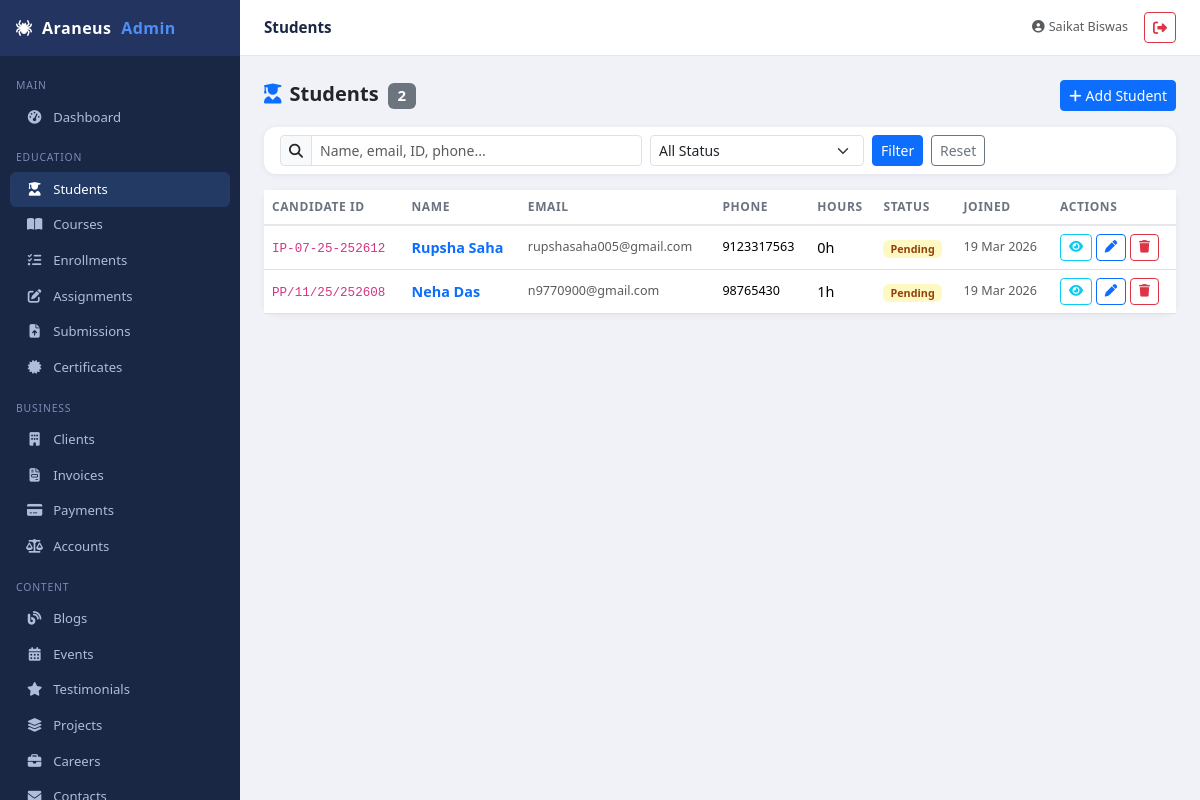
Page /admin/public/admin/students (signed in) on the committed database.
### tables this page shows
CREATE TABLE `students` (
  `id` int(11) NOT NULL,
  `candidate_id` varchar(50) NOT NULL,
  `full_name` varchar(100) NOT NULL,
  `phone` varchar(15) DEFAULT NULL,
  `email` varchar(100) NOT NULL,
  `password` varchar(255) NOT NULL,
  `father_name` varchar(100) NOT NULL,
  `time_hours` int(11) NOT NULL,
  `address` text NOT NULL,
  `highest_qualification` varchar(50) DEFAULT NULL,
  `current_organization` varchar(50) DEFAULT NULL,
  `org_i_card` varchar(50) DEFAULT NULL,
  `github_link` varchar(255) DEFAULT NULL,
  `qr_code_path` varchar(255) DEFAULT NULL,
  `profile_picture` varchar(255) DEFAULT NULL,
  `status` enum('active','inactive','pending') DEFAULT 'pending',
  `last_login` datetime DEFAULT NULL,
  `email_verified` tinyint(1) DEFAULT 1,
  `verification_token` varchar(100) DEFAULT NULL,
  `reset_token` varchar(100) DEFAULT NULL,
  `reset_expiry` datetime DEFAULT NULL,
  `created_at` timestamp NOT NULL DEFAULT current_timestamp(),
  `updated_at` timestamp NOT NULL DEFAULT current_timestamp() ON UPDATE current_timestamp()
);

### admin/app/Core/Controller.php (called while the page is built, shortened)
<?php
abstract class Controller {
    protected function view(string $path, array $data = []): void {
        extract($data);
        $file = APP_ROOT . '/views/' . $path . '.php';
        require $file;
    }
    protected function get(string $key, mixed $default = null): mixed {
        return $_GET[$key] ?? $default;
    }
}

### admin/app/Controllers/StudentController.php (called while the page is built, shortened)
<?php
class StudentController extends Controller {
    private StudentModel $model;
    public function __construct() { $this->requireAuth(); $this->model = new StudentModel(); }
    public function index(): void {
        $search = $this->get('search', '');
        $status = $this->get('status', '');
        $page   = max(1, (int)$this->get('page', 1));
        $limit  = 15; $offset = ($page - 1) * $limit;
        $students = $this->model->searchAll($search, $status, $limit, $offset);
        $total    = $this->model->countSearch($search, $status);
        $this->view('admin/students/index', compact('students','total','pages','page','search','status') + ['title'=>'Students']);
    }
}

### admin/public/index.php (called while the page is built, shortened)
<?php
require APP_ROOT . '/config/database.php';
require APP_ROOT . '/App/Core/Router.php';
spl_autoload_register(function (string $class): void {
    $path = APP_ROOT . '/' . str_replace(['App\\', '\\'], ['App/', '/'], $class) . '.php';
});
$router = new Router();
$uri    = $_SERVER['REQUEST_URI'];
$base   = parse_url(APP_URL, PHP_URL_PATH);
$uri    = substr($uri, strlen($base)) ?: '/';
$uri    = strtok($uri, '?');
$method = $_SERVER['REQUEST_METHOD'];
$router->dispatch($uri, $method);

### admin/app/Core/Database.php (called while the page is built, shortened)
<?php
class Database {
    private static ?Database $instance = null;
    private \PDO $pdo;
    private function __construct() {
        $dsn = "mysql:host=" . DB_HOST . ";dbname=" . DB_NAME . ";charset=" . DB_CHARSET;
        $options = [
            \PDO::ATTR_ERRMODE            => \PDO::ERRMODE_EXCEPTION,
            \PDO::ATTR_DEFAULT_FETCH_MODE => \PDO::FETCH_ASSOC,
            \PDO::ATTR_EMULATE_PREPARES   => false,
        ];
        $this->pdo = new \PDO($dsn, DB_USER, DB_PASS, $options);
    }
    public static function getInstance(): Database {
        if (self::$instance === null) self::$instance = new self();
        return self::$instance;
    }
    public function query(string $sql, array $params = []): \PDOStatement {
        $stmt = $this->pdo->prepare($sql);
        $stmt->execute($params);
        return $stmt;
    }
    public function fetchAll(string $sql, array $params = []): array {
        return $this->query($sql, $params)->fetchAll();
    }
    public function count(string $sql, array $params = []): int {
        return (int)$this->query($sql, $params)->fetchColumn();
    }
}

### admin/app/Core/Model.php (called while the page is built, shortened)
<?php
abstract class Model {
    public function __construct() {
        $this->db = Database::getInstance();
    }
}

### admin/app/Models/StudentModel.php (called while the page is built, shortened)
<?php
class StudentModel extends Model {
    public function searchAll(string $search = '', string $status = '', int $limit = 20, int $offset = 0): array {
        $where = '1=1';
        $params = [];
        return $this->db->fetchAll(
            "SELECT * FROM students WHERE $where ORDER BY created_at DESC LIMIT $limit OFFSET $offset", $params);
    }
    public function countSearch(string $search = '', string $status = ''): int {
        $where = '1=1'; $params = [];
        return $this->db->count("SELECT COUNT(*) FROM students WHERE $where", $params);
    }
}

### admin/views/admin/students/index.php (the view, shortened to what this page needs)
<?php require APP_ROOT.'/views/partials/layout_top.php'; ?>
<div class="d-flex justify-content-between align-items-center mb-3">
  <h5 class="fw-bold mb-0"><i class="fa fa-user-graduate me-2 text-primary"></i>Students <span class="badge bg-secondary ms-1"><?= $total ?></span></h5>
  <a href="<?= APP_URL ?>/admin/students/create" class="btn btn-primary btn-sm"><i class="fa fa-plus me-1"></i>Add Student</a>
</div>
<div class="card mb-3">
  <div class="card-body py-2">
    <form method="GET" class="row g-2 align-items-center">
      <div class="col-md-5"><div class="input-group input-group-sm"><span class="input-group-text"><i class="fa fa-search"></i></span>
        <input type="text" name="search" class="form-control" placeholder="Name, email, ID, phone..." value="<?= htmlspecialchars($search) ?>"></div></div>
      <div class="col-md-3">
        <select name="status" class="form-select form-select-sm">
          <option value="">All Status</option>
        </select>
      </div>
      <div class="col-auto"><button class="btn btn-primary btn-sm">Filter</button>
        <a href="<?= APP_URL ?>/admin/students" class="btn btn-outline-secondary btn-sm ms-1">Reset</a></div>
    </form>
  </div>
</div>
<div class="card">
  <div class="table-responsive">
    <table class="table table-hover mb-0">
      <thead><tr><th>Candidate ID</th><th>Name</th><th>Email</th><th>Phone</th><th>Hours</th><th>Status</th><th>Joined</th><th>Actions</th></tr></thead>
      <tbody>
      <?php foreach($students as $s): ?>
      <tr>
        <td><code class="small"><?= htmlspecialchars($s['candidate_id']) ?></code></td>
        <td><a href="<?= APP_URL ?>/admin/students/<?= $s['id'] ?>" class="fw-semibold text-decoration-none"><?= htmlspecialchars($s['full_name']) ?></a></td>
        <td class="text-muted small"><?= htmlspecialchars($s['email']) ?></td>
        <td class="small"><?= htmlspecialchars($s['phone']) ?></td>
        <td><?= $s['time_hours'] ?>h</td>
        <td><span class="badge badge-status-<?= $s['status'] ?>"><?= ucfirst($s['status']) ?></span></td>
        <td class="text-muted small"><?= date('d M Y',strtotime($s['created_at'])) ?></td>
        <td>
          <a href="<?= APP_URL ?>/admin/students/<?= $s['id'] ?>" class="btn btn-sm btn-outline-info btn-action" title="View"><i class="fa fa-eye"></i></a>
          <a href="<?= APP_URL ?>/admin/students/<?= $s['id'] ?>/edit" class="btn btn-sm btn-outline-primary btn-action" title="Edit"><i class="fa fa-pen"></i></a>
          <form method="POST" action="<?= APP_URL ?>/admin/students/<?= $s['id'] ?>/delete" class="d-inline" onsubmit="return confirm('Delete this student?')">
            <button class="btn btn-sm btn-outline-danger btn-action" title="Delete"><i class="fa fa-trash"></i></button>
          </form>
        </td>
      </tr>
      <?php endforeach; ?>
      </tbody>
    </table>
  </div>
</div>
<?php require APP_ROOT.'/views/partials/layout_bottom.php'; ?>

### admin/app/Core/Router.php (shortened to what this page needs)
<?php
class Router {
    private array $routes = [];
    public function get(string $pattern, string $handler): void {
        $this->routes['GET'][$pattern] = $handler;
    }
    public function post(string $pattern, string $handler): void {
        $this->routes['POST'][$pattern] = $handler;
    }
    public function dispatch(string $uri, string $method): void {
        $uri = strtok($uri, '?');
        $uri = '/' . trim($uri, '/');
        foreach ($this->routes[$method] ?? [] as $pattern => $handler) {
            $regex = preg_replace('/\{([a-z]+)\}/', '([^/]+)', $pattern);
            $regex = '#^' . $regex . '$#';
            if (preg_match($regex, $uri, $matches)) {
                array_shift($matches);
                [$controllerName, $action] = explode('@', $handler);
                $controller = new $controllerClass();
                call_user_func_array([$controller, $action], $matches);
                return;
            }
        }
    }
}

### admin/views/partials/layout_top.php (style rules this page uses)
:root { --sidebar-w:240px;--topbar-h:56px;--brand:#1a2744;--brand-light:#243460;--accent:#4f8ef7; }
body { background:#f0f2f7;font-size:.9rem; }
.card { border:none;border-radius:12px;box-shadow:0 1px 6px rgba(0,0,0,.06); }
.badge-status-pending { background:#fef9c3;color:#92400e; }
.table th { font-size:.75rem;text-transform:uppercase;letter-spacing:.05em;color:#6b7280;font-weight:600;border-bottom:2px solid #e5e7eb; }
.table td { vertical-align:middle; }
.btn-action { padding:.2rem .5rem;font-size:.78rem; }

### rows in the picture
students: candidate "IP-07-25-252612", full_name "Rupsha Saha", email "rupshasaha005@gmail.com", phone "9123317563", time_hours "0", status "Pending", created_at "19 Mar 2026"
students: candidate "PP/11/25/252608", full_name "Neha Das", email "n9770900@gmail.com", phone "98765430", time_hours "1", status "Pending", created_at "19 Mar 2026"

### other values in the picture
$_SESSION['user_name'] "Saikat Biswas"
$total "2"
